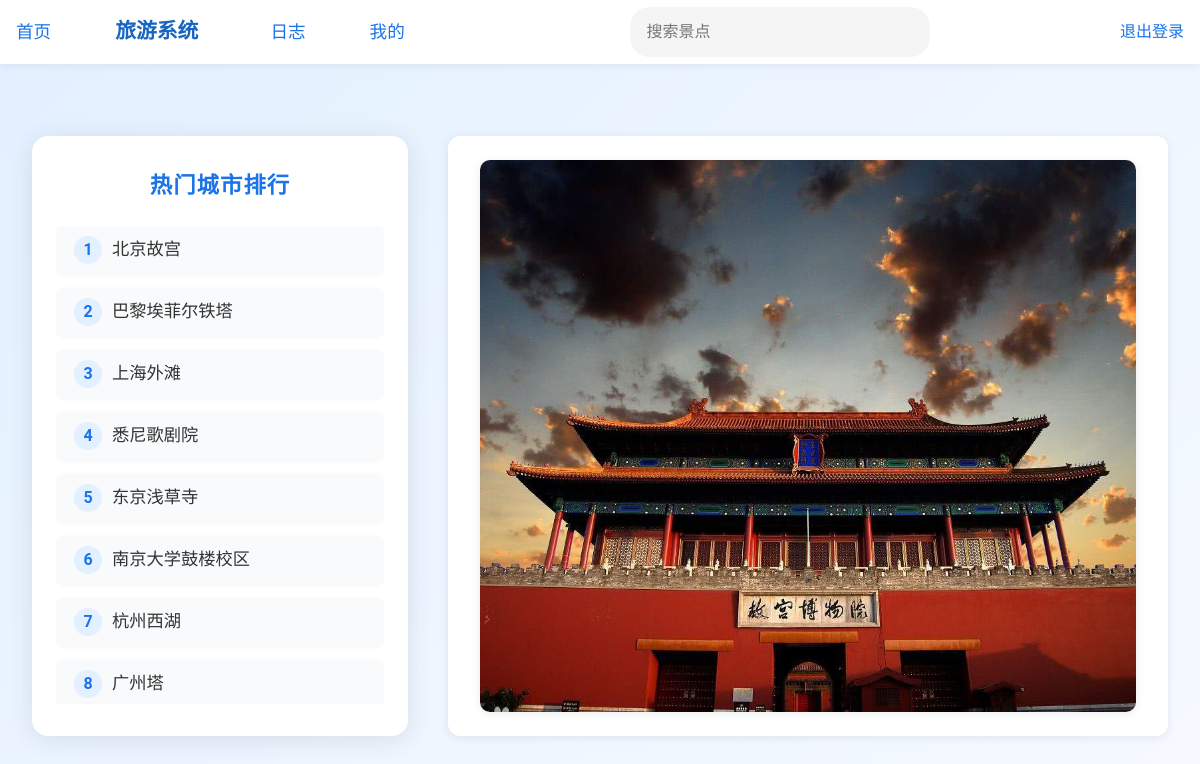
The app's page /TourismSystem/ (signed in) with its own data.
### TourismSystem/models.py (models this page shows, shortened)
class Attraction(models.Model):
    CATEGORY_CHOICES = [
        ('nature', '自然景观'),
        ('history', '历史古迹'),
        ('city', '城市地标'),
        ('campus', '校园'),
        ('teaching', '教学楼'),
        ('office', '办公楼'),
        ('dorm', '宿舍楼'),
        ('shop', '商店'),
        ('restaurant', '饭店'),
        ('toilet', '洗手间'),
        ('library', '图书馆'),
        ('canteen', '食堂'),
        ('supermarket', '超市'),
        ('cafe', '咖啡馆'),
    ]
    name = models.CharField(max_length=100)
    category = models.CharField(max_length=30, choices=CATEGORY_CHOICES)
    keywords = models.CharField(max_length=200, blank=True, help_text="用逗号分隔")
    epithet = models.CharField(max_length=200, blank=True)
    popularity = models.IntegerField(default=0)
    rating = models.FloatField(default=0.0)
    rating_count = models.IntegerField(default=0)
    cover = models.ImageField(upload_to='attraction_covers/', default='TourismSystem/images/default.jpg')
    parent = models.ForeignKey('self', null=True, blank=True, on_delete=models.CASCADE, related_name='children')
    latitude = models.FloatField()
    longitude = models.FloatField()
    class Meta:
        unique_together = ('name', 'parent')

### TourismSystem/views.py (the view, shortened to what this page needs)
# urls.py: path("", index.as_view(), name="index"),
class index(View):
    def get(self, request):
        if not request.user.is_authenticated:
            return HttpResponseRedirect(reverse("login"))
        hot_attractions = Attraction.objects.order_by("-popularity")[:8]
        city_rank_list = Attraction.objects.order_by("-popularity")[:10]
        context = {
            "hot_attractions": hot_attractions,
            "spots_1_list": city_rank_list,  # 让模板继续用spots_1_list变量
        }
        return render(request, "TourismSystem/index.html", context)

### TourismSystem/templates/TourismSystem/index.html (shortened to what this page needs)
{% load static %}
<!DOCTYPE html>
<html lang="zh-CN">
<head>
    <link rel="stylesheet" href="{% static 'TourismSystem/style.css' %}">
    <link rel="stylesheet" href="{% static 'TourismSystem/main.css' %}">
</head>
<body>
    <nav class="top_nav">
        <div class="nav-container">
            <div class="nav-left">
                <a href="{% url 'index' %}">首页</a>
                <a href="{% url 'attractions' %}" class="logo">旅游系统</a>
                <a href="{% url 'log' %}">日志</a>
                <a href="{% url 'mine' %}">我的</a>
            </div>
            <div class="search_con fr">
                <div class="search-box">
                    <input type="text" class="input_text" id="top_search" placeholder="搜索景点" autocomplete="off">
                </div>
            </div>
            <div class="nav-right">
                <div class="user-profile" id="userProfile">
                    <div class="user-dropdown" id="userDropdown">
                        <a href="{% url 'logout' %}" id="logoutBtn" >退出登录</a>
                    </div>
                </div>
            </div>
        </div>
    </nav>
    <main class="main-container">
        <div class="content-wrapper">
            <div class="city-ranking" style="background: #fff; border-radius: 16px; box-shadow: 0 4px 24px rgba(60,64,67,0.12); padding: 32px 24px; min-width: 260px; flex: 1; display: flex; flex-direction: column; align-items: center;">
                <h2 style="color: #1a73e8; font-size: 1.4rem; margin-bottom: 22px; font-weight: 700; letter-spacing: 1px;">热门城市排行</h2>
                <div class="ranking-list-container" style="width: 100%;">
                    {% if spots_1_list %}
                    <ul id="cityRankList" class="ranking-list" style="list-style: none; padding: 0; margin: 0; width: 100%;">
                        {% for spots in spots_1_list %}
                            <li style="margin-bottom: 14px;">
                                <a href="/TourismSystem/attractions/{{ spots.id }}" style="display: flex; align-items: center; gap: 10px; color: #333; text-decoration: none; font-size: 1.08rem; padding: 10px 18px; border-radius: 8px; transition: background 0.2s, color 0.2s; font-weight: 500; box-shadow: 0 1px 4px rgba(60,64,67,0.06); background: #f8fafc;">
                                    <span style="background: #e3f0ff; color: #1a73e8; border-radius: 50%; width: 28px; height: 28px; display: flex; align-items: center; justify-content: center; font-size: 1rem; font-weight: 700;">{{ forloop.counter }}</span>
                                    <span>{{ spots.name }}</span>
                                </a>
                            </li>
                        {% endfor %}
                    </ul>
                    {% else %}
                        <p style="color: #d93025; text-align: center;">No spots are available.</p>
                    {% endif %}
                </div>
            </div>
            <div class="activity-showcase">
                <div class="image-container">
                    <img src="{% static 'TourismSystem/images/image1.jpg' %}" alt="旅游风景展示" id="showcaseImage">
                </div>
            </div>
        </div>
    </main>
</body>
</html>

### TourismSystem/static/TourismSystem/style.css (style rules this page uses)
* { margin: 0; padding: 0; box-sizing: border-box; }
body { font-family: Arial, sans-serif; line-height: 1.6; }
.top_nav { background-color: #fff; box-shadow: 0 2px 4px rgba(0,0,0,0.1); position: fixed; width: 100%; top: 0; z-index: 1000; }
.nav-container { max-width: 1200px; margin: 0 auto; padding: 1rem; display: flex; justify-content: space-between; align-items: center; }
.nav-left, .nav-right { display: flex; align-items: center; gap: 2rem; }
.search-box { display: flex; background: #f5f5f5; border-radius: 20px; padding: 0.5rem; }
.search-box input { border: none; background: none; width: 100%; padding: 0.5rem; outline: none; }
.main-container { margin-top: 80px; padding: 2rem; }
.content-wrapper { max-width: 1200px; margin: 0 auto; display: flex; gap: 2rem; }
.city-ranking { flex: 1; background: #fff; border-radius: 12px; box-shadow: 0 2px 8px rgba(0,0,0,0.1); padding: 1.5rem; height: 600px; }
.ranking-list-container { height: calc(100% - 50px); overflow-y: auto; }
.activity-showcase { flex: 2.5; background: #fff; border-radius: 12px; box-shadow: 0 2px 8px rgba(0,0,0,0.1); height: 600px; overflow: hidden; }
.image-container { width: 100%; height: 100%; }
.image-container img { width: 100%; height: 100%; object-fit: cover; }
h2, h3, h4 { font-family: Arial, sans-serif; color: #333; }

### TourismSystem/static/TourismSystem/main.css (style rules this page uses)
.search_con { position: relative; width: 300px; margin-left: 20px; }
.search-box { position: relative; width: 100%; }
.input_text { width: 100%; padding: 8px 12px; border: 1px solid #ddd; border-radius: 4px; outline: none; font-size: 14px; }

### TourismSystem/templates/TourismSystem/index.html (style rules this page uses)
body { background: linear-gradient(135deg, #e3f0ff 0%, #fafcff 100%); font-family: 'Roboto', Arial, sans-serif; margin: 0; padding: 0; min-height: 100vh; }
.top_nav { background: #fff; box-shadow: 0 2px 8px rgba(60,64,67,0.08); padding: 0 0; position: sticky; top: 0; z-index: 100; }
.nav-container { max-width: 1200px; margin: 0 auto; display: flex; align-items: center; justify-content: space-between; height: 64px; }
.nav-left a { color: #1a73e8; text-decoration: none; font-size: 1.1rem; margin-right: 32px; font-weight: 500; transition: color 0.2s; }
.nav-left a.logo { font-size: 1.3rem; font-weight: 700; color: #1765c1; margin-right: 40px; }
.search-box { position: relative; display: flex; align-items: center; }
.input_text { padding: 10px 16px; border: 1px solid #dadce0; border-radius: 24px; font-size: 1rem; background: #f8fafc; outline: none; transition: border-color 0.2s; width: 220px; }
.nav-right { display: flex; align-items: center; }
.user-profile { display: flex; align-items: center; }
.user-dropdown a { color: #1a73e8; text-decoration: none; font-size: 1rem; margin-left: 16px; font-weight: 500; transition: color 0.2s; }
.main-container { max-width: 1200px; margin: 40px auto 0 auto; display: flex; flex-direction: column; min-height: 70vh; }
.content-wrapper { display: flex; gap: 40px; }
.city-ranking { background: #fff; border-radius: 16px; box-shadow: 0 4px 24px rgba(60,64,67,0.12); padding: 32px 24px; min-width: 260px; flex: 1; display: flex; flex-direction: column; align-items: center; }
.city-ranking h2 { color: #1a73e8; font-size: 1.4rem; margin-bottom: 22px; font-weight: 700; letter-spacing: 1px; }
.ranking-list { list-style: none; padding: 0; margin: 0; width: 100%; }
.ranking-list li { margin-bottom: 14px; }
.ranking-list li a { display: flex; align-items: center; gap: 10px; color: #333; text-decoration: none; font-size: 1.08rem; padding: 10px 18px; border-radius: 8px; transition: background 0.2s, color 0.2s; font-weight: 500; box-shadow: 0 1px 4px rgba(60,64,67,0.06); background: #f8fafc; }
.activity-showcase { background: #fff; border-radius: 12px; box-shadow: 0 2px 8px rgba(60,64,67,0.10); padding: 24px 32px; flex: 2; display: flex; flex-direction: column; align-items: center; justify-content: center; }
.image-container { width: 100%; display: flex; justify-content: center; }
.image-container img { max-width: 100%; border-radius: 10px; box-shadow: 0 2px 8px rgba(60,64,67,0.10); }

### records on screen
Attraction: name "北京故宫"
Attraction: name "巴黎埃菲尔铁塔"
Attraction: name "上海外滩"
Attraction: name "悉尼歌剧院"
Attraction: name "东京浅草寺"
Attraction: name "南京大学鼓楼校区"
Attraction: name "杭州西湖"
Attraction: name "广州塔"
